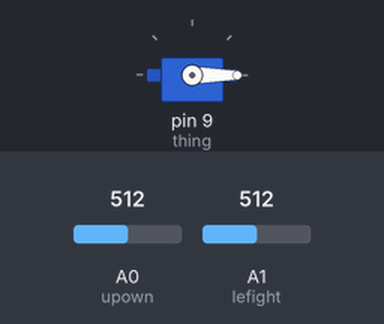
The sketch below on a simulated Arduino Uno, built with avr-gcc and run on an emulated ATmega328P. Parts: servo. The test bench sets the inputs (shaded band); at power-on: A1 (lefight) = 512, A0 (upown) = 512.

Above: at 1.2 s.
1.3 s: A1 (lefight) set to 306
At 1.8 s:
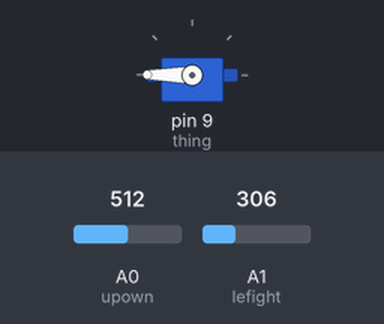
2.8 s: A1 (lefight) set to 122
At 3.4 s:
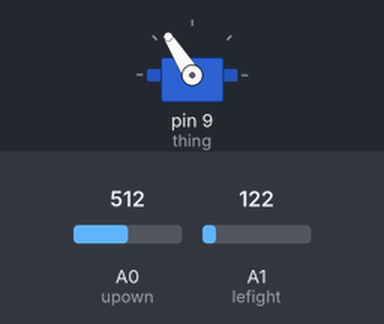
4.3 s: A1 (lefight) set to 900
At 5.5 s:
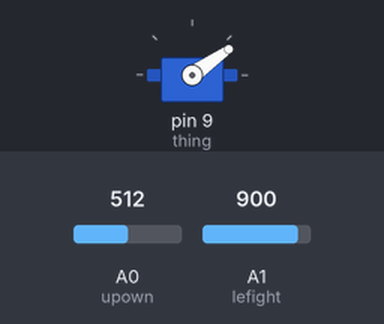
5.8 s: A1 (lefight) set to 1023
At 6.8 s:
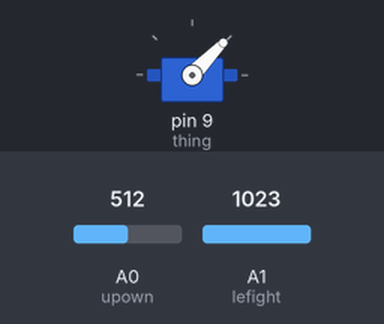
7.3 s: A1 (lefight) set to 511
At 7.9 s:
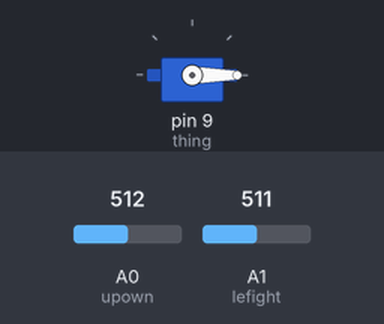
Timing chart, 0 to 9.8 s (numbered marks = the images above; inputs shaded):
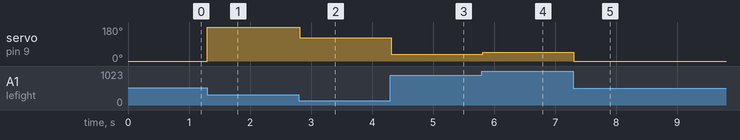

Measured:
- after the input at 1.3 s, servo on pin 9 (thing): 0° → 180° at once
- after the input at 2.8 s, servo on pin 9 (thing): 180° → 122° at once
- after the input at 4.3 s, servo on pin 9 (thing): 122° → 35° at once
- after the input at 5.8 s, servo on pin 9 (thing): 35° → 46° at once
- after the input at 7.3 s, servo on pin 9 (thing): 46° → 0° at once

The sketch:

trevin_lidarrrrrrrr.ino
```cpp
//by trevin this is a lidar program and done on Oct. 5 2024
#include <Servo.h>

Servo thing; // create servo object to control a servo
 int pod = 0;


// This program control a joystick
// by Trevin

int lefight = A1;
int upown = A0;

int high = 5;
int low = 1;

int VUP = 0;
int VLR = 0; // This stores the Left and Right value from the joystick

int kitu = 0;

void setup() {
  // put your setup code here, to run once:
  Serial.begin(9600);
  thing.attach(9);

}

void loop() {
  // put your main code here, to run repeatedly:
  VUP = analogRead(upown);
  VLR = analogRead(lefight);

  thing.write (VLR);
  delay (15);


}
```
